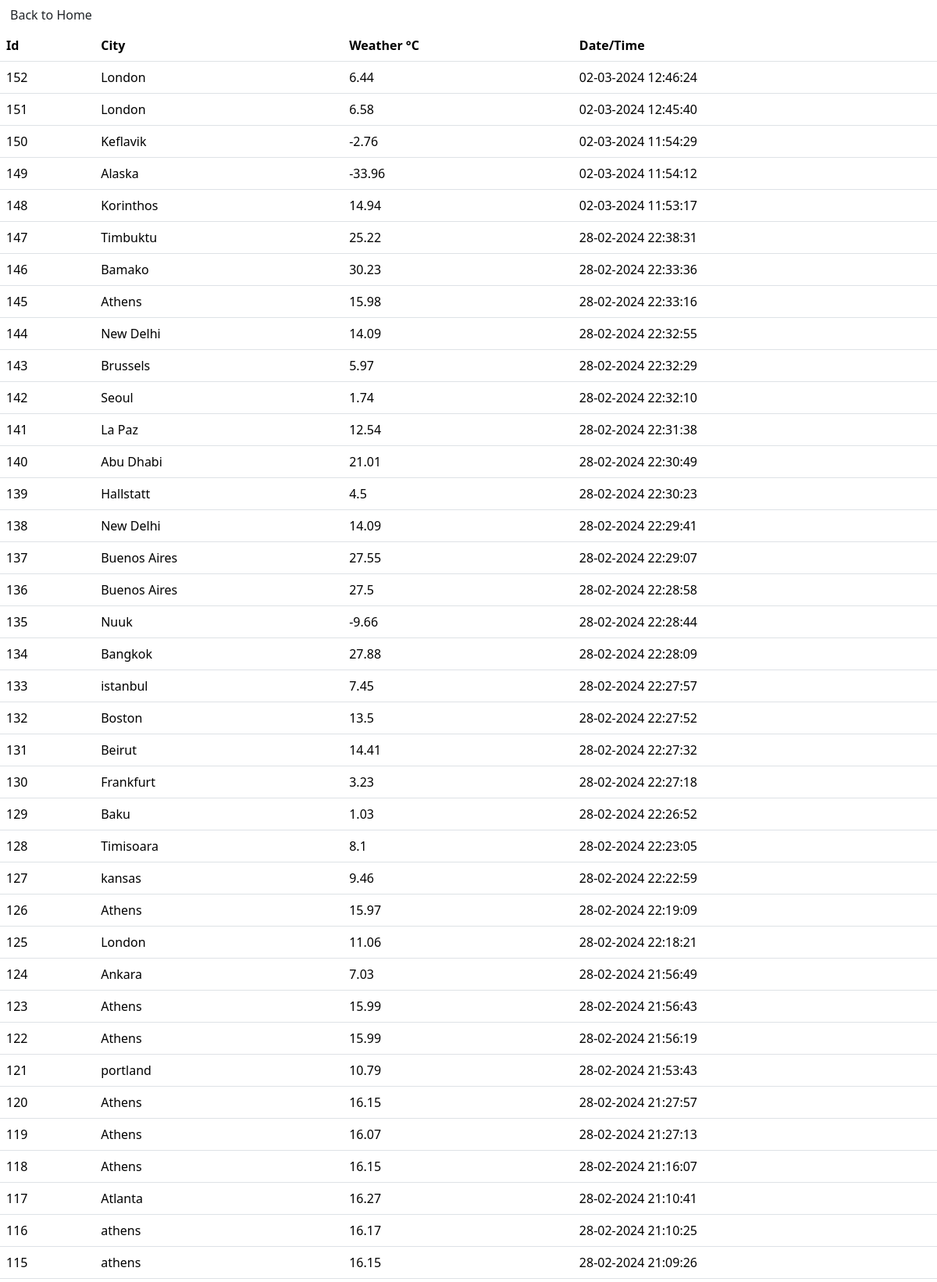
Screenshot of /users (upper part) with the database file from the repository.
### models.py (models this page shows, shortened)
class Base(DeclarativeBase):
    pass

class User(Base):
    __tablename__ = 'users'
    id: Mapped[int] = mapped_column(Integer, primary_key=True)
    city: Mapped[str] = mapped_column(String(30), nullable = True)
    weather: Mapped[float] = mapped_column(Float)
    date_created: Mapped[datetime] = mapped_column(DateTime(timezone=True), default=datetime.now)

### main.py (the view)
@app.route("/users", methods=["GET"])
def show_users():
    users = User.query.order_by(desc(User.date_created)).all()
    return render_template("users.html", users=users)

### templates/templates/users.html
{% extends 'base.html' %} {% block content %}
<table class="table">
  <thead>
  <tr>
    <th scope="col">Id</th>
    <th scope="col">City</th>
    <th scope="col">Weather °C</th>
    <th scope="col">Date/Time</th>
  </tr>
</thead>
<tbody>
{% for user in users %}
  <tr scope="row">
    <td>{{ user.id }}</td>
    <td>{{ user.city }}</td>
    <td>{{ user.weather }}</td>
    <td>{{ user.date_created.strftime('%d-%m-%Y %H:%M:%S')}}</td>
  </tr>
{% endfor %}
</tbody>
</table>
{% endblock %}

### templates/templates/base.html (shortened to what this page needs)
<!DOCTYPE html>
<html lang="en">
  <head>
    {% block head %}
    {% block styles %}
    {{ bootstrap.load_css() }}
    {% endblock %}
    {% endblock %}
  </head>
  <body>
    <a class="btn btn-back-to-home" href="/">Back to Home</a>
    {% block content %}
    {% endblock %}
  </body>
</html>

### rows the page displays
User: id "152", city "London", weather "6.44", date_created "02-03-2024 12:46:24"
User: id "151", city "London", weather "6.58", date_created "02-03-2024 12:45:40"
User: id "150", city "Keflavik", weather "-2.76", date_created "02-03-2024 11:54:29"
User: id "149", city "Alaska", weather "-33.96", date_created "02-03-2024 11:54:12"
User: id "148", city "Korinthos", weather "14.94", date_created "02-03-2024 11:53:17"
User: id "147", city "Timbuktu", weather "25.22", date_created "28-02-2024 22:38:31"
User: id "146", city "Bamako", weather "30.23", date_created "28-02-2024 22:33:36"
User: id "145", city "Athens", weather "15.98", date_created "28-02-2024 22:33:16"
User: id "144", city "New Delhi", weather "14.09", date_created "28-02-2024 22:32:55"
User: id "143", city "Brussels", weather "5.97", date_created "28-02-2024 22:32:29"
User: id "142", city "Seoul", weather "1.74", date_created "28-02-2024 22:32:10"
User: id "141", city "La Paz", weather "12.54", date_created "28-02-2024 22:31:38"
User: id "140", city "Abu Dhabi", weather "21.01", date_created "28-02-2024 22:30:49"
User: id "139", city "Hallstatt", weather "4.5", date_created "28-02-2024 22:30:23"
User: id "138", city "New Delhi", weather "14.09", date_created "28-02-2024 22:29:41"
User: id "137", city "Buenos Aires", weather "27.55", date_created "28-02-2024 22:29:07"
User: id "136", city "Buenos Aires", weather "27.5", date_created "28-02-2024 22:28:58"
User: id "135", city "Nuuk", weather "-9.66", date_created "28-02-2024 22:28:44"
User: id "134", city "Bangkok", weather "27.88", date_created "28-02-2024 22:28:09"
User: id "133", city "istanbul", weather "7.45", date_created "28-02-2024 22:27:57"
User: id "132", city "Boston", weather "13.5", date_created "28-02-2024 22:27:52"
User: id "131", city "Beirut", weather "14.41", date_created "28-02-2024 22:27:32"
User: id "130", city "Frankfurt", weather "3.23", date_created "28-02-2024 22:27:18"
User: id "129", city "Baku", weather "1.03", date_created "28-02-2024 22:26:52"
User: id "128", city "Timisoara", weather "8.1", date_created "28-02-2024 22:23:05"
User: id "127", city "kansas", weather "9.46", date_created "28-02-2024 22:22:59"
User: id "126", city "Athens", weather "15.97", date_created "28-02-2024 22:19:09"
User: id "125", city "London", weather "11.06", date_created "28-02-2024 22:18:21"
User: id "124", city "Ankara", weather "7.03", date_created "28-02-2024 21:56:49"
User: id "123", city "Athens", weather "15.99", date_created "28-02-2024 21:56:43"
User: id "122", city "Athens", weather "15.99", date_created "28-02-2024 21:56:19"
User: id "121", city "portland", weather "10.79", date_created "28-02-2024 21:53:43"
User: id "120", city "Athens", weather "16.15", date_created "28-02-2024 21:27:57"
User: id "119", city "Athens", weather "16.07", date_created "28-02-2024 21:27:13"
User: id "118", city "Athens", weather "16.15", date_created "28-02-2024 21:16:07"
User: id "117", city "Atlanta", weather "16.27", date_created "28-02-2024 21:10:41"
User: id "116", city "athens", weather "16.17", date_created "28-02-2024 21:10:25"
User: id "115", city "athens", weather "16.15", date_created "28-02-2024 21:09:26"
